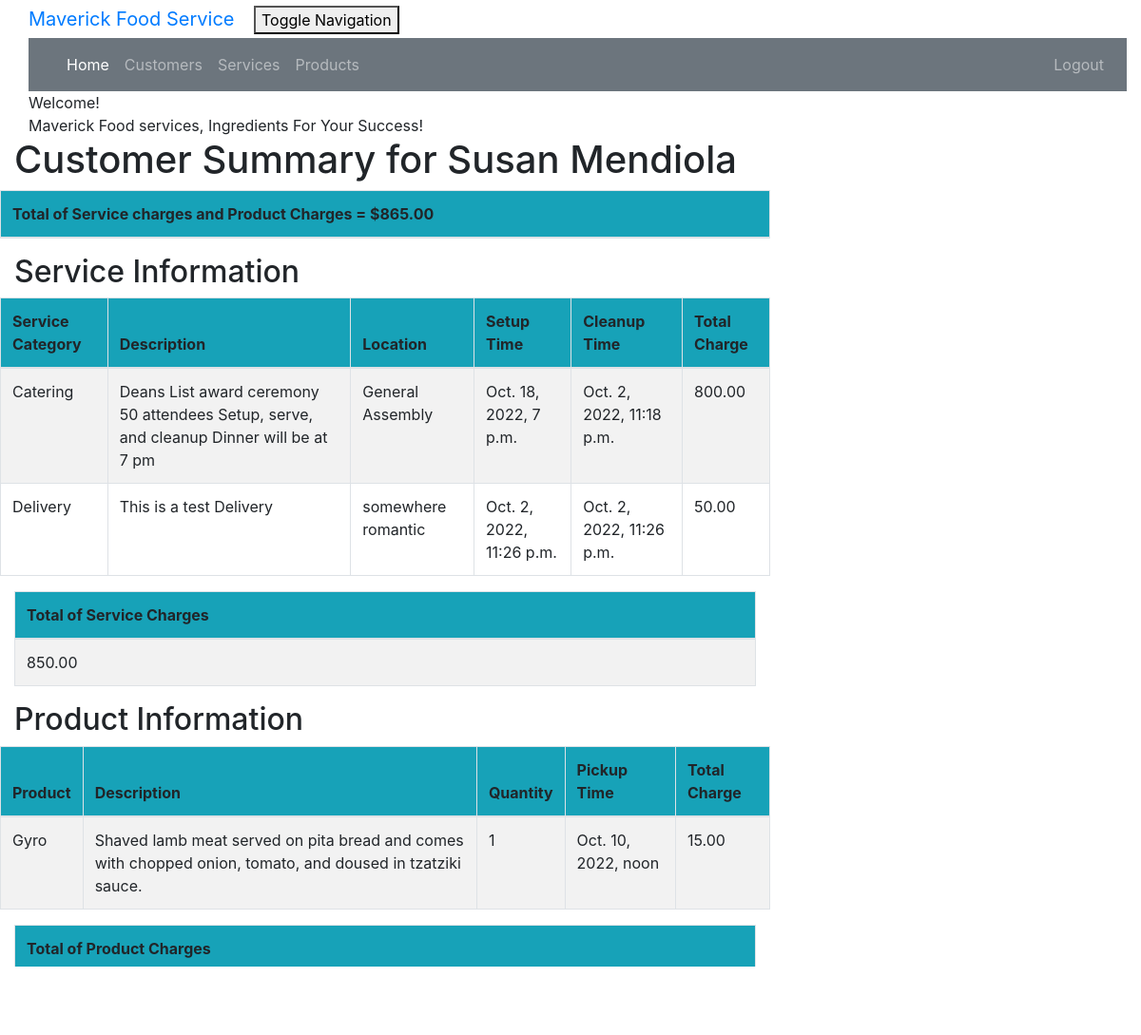
Page /customer/2/summary/ (signed in) on the committed database.
### crm/models.py (models this page shows, shortened)
class Customer(models.Model):
        cust_name = models.CharField(max_length=50)
        email = models.EmailField(max_length=100)
        phone = models.CharField(max_length=20)
        bldgroom = models.CharField(max_length=100)
        address = models.CharField(max_length=200)
        city = models.CharField(max_length=50)
        state = models.CharField(max_length=50)
        zipcode = models.CharField(max_length=10)
        organization = models.CharField(max_length=100)
        role = models.CharField(max_length=100)

class Service(models.Model):
        cust_name = models.ForeignKey(Customer, on_delete=models.CASCADE, related_name='services')
        service_category = models.CharField(max_length=100)
        description = models.TextField()
        location = models.CharField(max_length=200)
        setup_time = models.DateTimeField(default=timezone.now)
        cleanup_time = models.DateTimeField(default=timezone.now)
        service_charge = models.DecimalField(max_digits=10, decimal_places=2)
        created_date = models.DateTimeField(default=timezone.now)
        updated_date = models.DateTimeField(auto_now_add=True)

class Product(models.Model):
        cust_name = models.ForeignKey(Customer, on_delete=models.CASCADE, related_name='products')
        product = models.CharField(max_length=100)
        description = models.TextField()
        quantity = models.IntegerField()
        pickup_time = models.DateTimeField(default=timezone.now)
        charge = models.DecimalField(max_digits=10,decimal_places=2)
        created_date = models.DateTimeField(default=timezone.now)
        updated_date = models.DateTimeField(auto_now_add=True)

### crm/views.py (the view)
# urls.py: path('customer/<int:pk>/summary/', views.summary, name='summary'),
@login_required
def summary(request, pk):
    customer = get_object_or_404(Customer, pk=pk)
    services = Service.objects.filter(cust_name=pk)
    products = Product.objects.filter(cust_name=pk)
    sum_service_charge = \
        Service.objects.filter(cust_name=pk).aggregate(Sum('service_charge'))
    sum_product_charge = \
        Product.objects.filter(cust_name=pk).aggregate(Sum('charge'))
    sum_total_charge = sum_product_charge.get("charge__sum") + sum_service_charge.get("service_charge__sum")
    sum = sum_product_charge.get("charge__sum")
    if sum == None:
        sum_product_charge = {'charge__sum': Decimal('0')}
    sum = sum_service_charge.get("service_charge__sum")
    if sum == None:
        sum_service_charge = {'service_charge__sum' : Decimal('0')}
    return render(request, 'crm/summary.html', {'customer': customer,
                                                'products': products,
                                                'services': services,
                                                'sum_service_charge': sum_service_charge,
                                                'sum_product_charge': sum_product_charge,
                                                'sum_total_charge': sum_total_charge, })

### crm/templates/crm/summary.html
{% extends 'crm/base.html' %}
{% block content %}
{% load mathfilters %}
{% load humanize %}
<div class="container">
    <div class="row">
        <div class="col-md-10 col-md-offset-1">
            <div class="panel panel-primary">
                <div class="panel-heading">Welcome!</div>
                <div class="panel-body">
                    Maverick Food services, Ingredients For Your Success!
                </div>
            </div>
        </div>
    </div>
</div>
<div class="row">
    <h1 style="padding-left: 15Px">Customer Summary for {{ customer.cust_name }}</h1>
</div>
    <div class="row">
        <table class="table table-striped table-bordered table-hover">
            <thead>
                <tr class="bg-info">
                    <th>Total of Service charges and Product Charges =
        ${{sum_total_charge|floatformat:2|intcomma}}</th>
                </tr>
            </thead>
        </table>
    </div>
     <div class="row">
        <h2 style="padding-left: 15Px">Service Information</h2>
    </div>
    <div class="row">
        <table class="table table-striped table-bordered table-hover">
            <thead>
                <tr class="bg-info">
                    <th>Service Category</th>
                    <th>Description</th>
                    <th>Location</th>
                    <th>Setup Time</th>
                    <th>Cleanup Time</th>
                    <th>Total Charge</th>
                </tr>
            </thead>
            <tbody>
            {% for service in services %}
                <tr>
                <td>{{ service.service_category }}</td>
                <td>{{ service.description }}</td>
                <td>{{ service.location }}</td>
                <td>{{ service.setup_time }}</td>
                <td>{{ service.cleanup_time }}</td>
                <td>{{ service.service_charge|floatformat:2|intcomma }}</td>
                </tr>
            {% endfor %}
            </tbody>
        </table>
    </div>
        <table class="table table-striped table-bordered table-hover">
        <thead>
            <tr class="bg-info">
                <th>Total of Service Charges</th>
            </tr>
        </thead>
        <tbody>
            <tr>
                <td>{{ sum_service_charge.service_charge__sum|floatformat:2|intcomma }}</td>
            </tr>
        </tbody>
        </table>
    <div class="row">
        <h2 style="padding-left: 15Px">Product Information</h2>
    </div>
    <div class="row">
        <table class="table table-striped table-bordered table-hover">
            <thead>
                <tr class="bg-info">
                    <th>Product</th>
                    <th>Description</th>
                    <th>Quantity</th>
                    <th>Pickup Time</th>
                    <th>Total Charge</th>
                </tr>
            </thead>
            <tbody>
            {% for product in products %}
                <tr>
                <td>{{ product.product }}</td>
                <td>{{ product.description }}</td>
                <td>{{ product.quantity|intcomma }}</td>
                <td>{{ product.pickup_time }}</td>
                <td>{{ product.charge|floatformat:2|intcomma }}</td>
                </tr>
            {% endfor %}
            </tbody>
        </table>
    </div>
        <table class="table table-striped table-bordered table-hover">
        <thead>
            <tr class="bg-info">
                <th>Total of Product Charges</th>
            </tr>
        </thead>
        <tbody>
            <tr>
                <td>{{ sum_product_charge.charge__sum|intcomma }}</td>
            </tr>
        </tbody>
        </table>
{% endblock %}

### crm/static/css/portfolio.css (style rules this page uses)
body { padding-left: 15px; }

### rows in the picture
Customer: cust_name "Susan Mendiola"
Service: service_category "Catering", description "Deans List award ceremony 50 attendees Setup, serve, and cleanup Dinner will be at 7 pm", location "General Assembly", setup_time "Oct. 18, 2022, 7 p.m.", cleanup_time "Oct. 2, 2022, 11:18 p.m.", service_charge "800.00"
Service: service_category "Delivery", description "This is a test Delivery", location "somewhere romantic", setup_time "Oct. 2, 2022, 11:26 p.m.", cleanup_time "Oct. 2, 2022, 11:26 p.m.", service_charge "50.00"
Product: product "Gyro", description "Shaved lamb meat served on pita bread and comes with chopped onion, tomato, and doused in tzatziki sauce.", quantity "1", pickup_time "Oct. 10, 2022, noon", charge "15.00"

### other values in the picture
{{ sum_total_charge|floatformat:2|intcomma }} "865.00"
{{ sum_service_charge.service_charge__sum|floatformat:2|intcomma }} "850.00"
